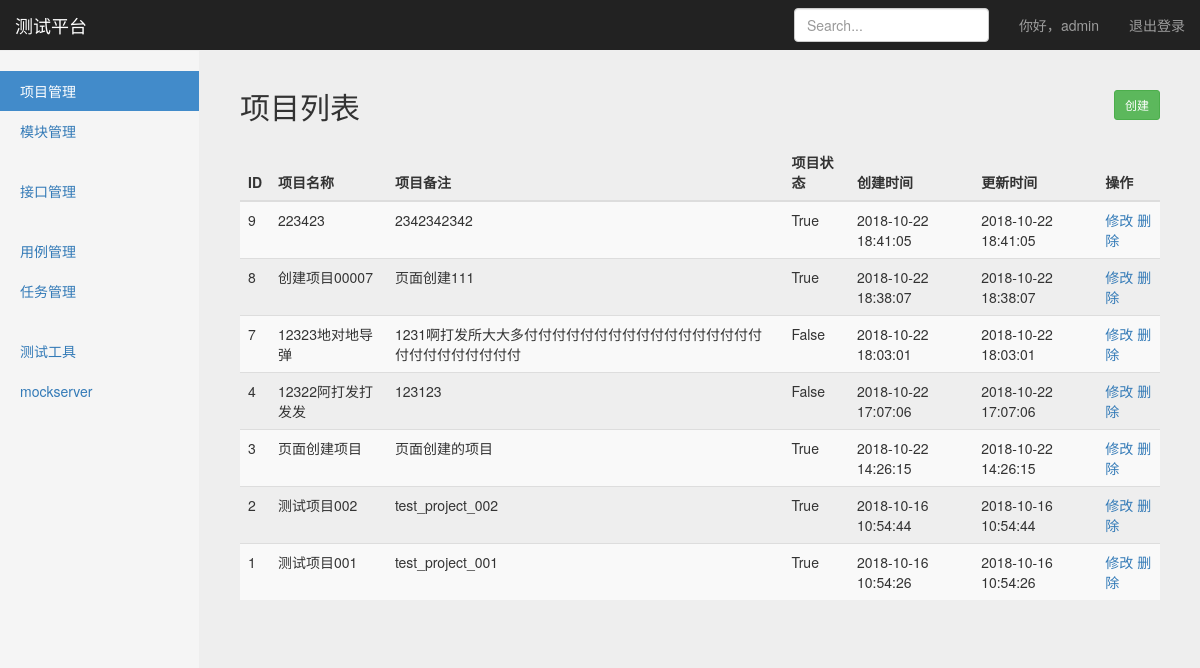
The page /project/project_manage/ (signed in) on the database as committed earlier.
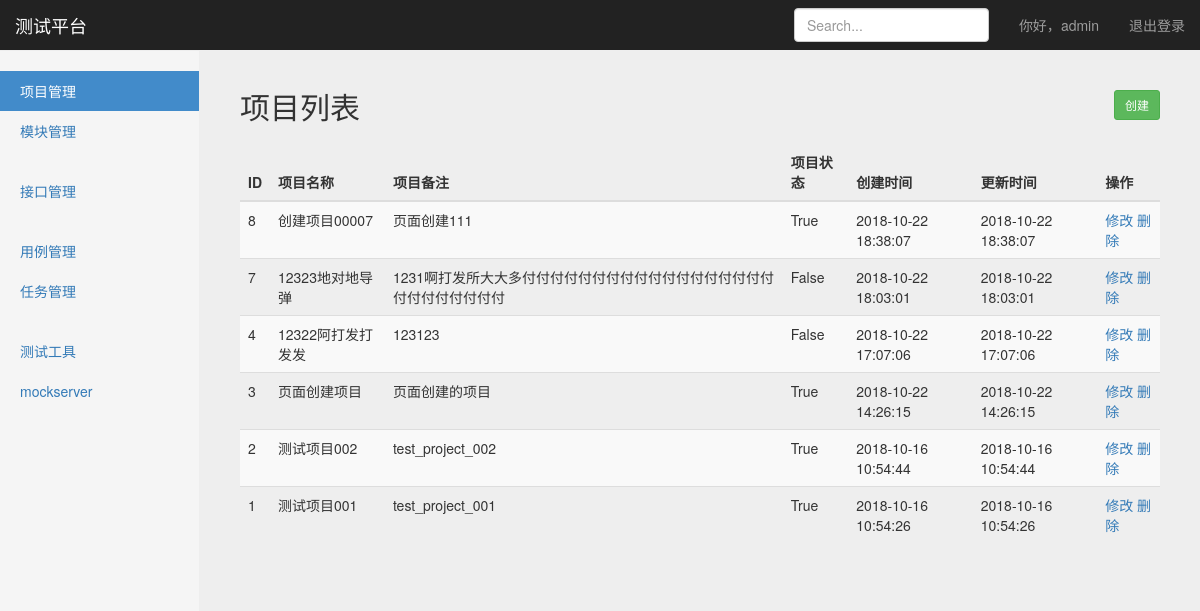
The same page on the database as committed later.
### project_app/models.py (models this page shows, shortened)
class Project(models.Model):
    name = models.CharField('项目名称', max_length=100, blank=False, null=True)
    describe = models.TextField('备注', default='')
    status = models.BooleanField('状态', default=True)
    create_time = models.DateTimeField('创建时间', auto_now=True)
    update_time = models.DateTimeField('更新时间', auto_now=True)

### project_app/views/project_manage_views.py (the view)
# urls.py: path('project_manage/', project_manage_views.project_manage), #项目管理
@login_required #判断用是否登录
def project_manage(request):
    username = request.session.get('user','') #用session替换cookie
    projects = Project.objects.order_by('-update_time') #查出项目，并按照更新时间倒序
    return render(request, 'project_manage/project_manage.html', {
        'user':username,
        'projects':projects,
        'type':'list'
    })

### templates/project_manage/project_manage.html (shortened to what this page needs)
{% extends 'base.html' %}
{% block head %}
    <div class="container-fluid">
      <div class="row">
        <div class="col-sm-3 col-md-2 sidebar">
          <ul class="nav nav-sidebar">
            <li class="active"><a href="/project/project_manage/">项目管理<span class="sr-only">(current)</span></a></li>
            <li><a href="/project/project_module/">模块管理</a></li>
          </ul>
          <ul class="nav nav-sidebar">
            <li><a href="">接口管理</a></li>
          </ul>
          <ul class="nav nav-sidebar">
            <li><a href="">用例管理</a></li>
            <li><a href="">任务管理</a></li>
          </ul>
          <ul class="nav nav-sidebar">
            <li><a href="">测试工具</a></li>
            <li><a href="">mockserver</a></li>
          </ul>
        </div>
      {% if type == 'list' %}
        <div class="col-sm-9 col-sm-offset-3 col-md-10 col-md-offset-2 main">
          <h2 class="sub-header">项目列表
            <button type="button" onclick="window.location.href='/project/project_manage_create/'" class="btn btn-sm btn-success" style="float:right">创建</button>
          </h2>
          <div class="table-responsive">
            <table class="table table-striped">
              <thead>
                <tr>
                  <th>ID</th>
                  <th>项目名称</th>
                  <th>项目备注</th>
                  <th>项目状态</th>
                  <th>创建时间</th>
                  <th>更新时间</th>
                  <th>操作</th>
                </tr>
              </thead>
              <tbody>
                {% for project in projects %}
                <tr>
                  <td>{{ project.id }}</td>
                  <td>{{ project.name }}</td>
                  <td>{{ project.describe }}</td>
                  <td>{{ project.status }}</td>
                  <td>{{ project.create_time|date:"Y-m-d H:i:s" }}</td>
                  <td>{{ project.update_time|date:"Y-m-d H:i:s" }}</td>
                  <td>
                      <a href="/project/project_manage_update/{{ project.id }}/">修改</a>
                      <a href="/project/project_manage_delete/{{ project.id }}/">删除</a>
                  </td>
                </tr>
                {% endfor %}
              </tbody>
            </table>
          </div>
        </div>
      {% endif %}
      </div>
    </div>
{% endblock %}

### templates/base.html (shortened to what this page needs)
<!DOCTYPE html>
<html lang="zh-CN">
  <head>
      {% load static %}
      <link href="{% static 'css/bootstrap.min.css' %}" rel="stylesheet" type="text/css">
      <link href="{%static 'css/signin.css'%}" rel="stylesheet" type="text/css">
      <link href="{% static 'css/dashboard.css' %}" rel="stylesheet" type="text/css">
  </head>
  <body>
    <nav class="navbar navbar-inverse navbar-fixed-top">
      <div class="container-fluid">
        <div class="navbar-header">
          <a class="navbar-brand" href="#">测试平台</a>
        </div>
        <div id="navbar" class="navbar-collapse collapse">
          <ul class="nav navbar-nav navbar-right">
              <li><a href="#">你好，{{ user }}</a></li>
              <li><a href="/logout/">退出登录</a></li>
          </ul>
          <form class="navbar-form navbar-right">
            <input type="text" class="form-control" placeholder="Search...">
          </form>
        </div>
      </div>
    </nav>
  {% block head %}
  {% endblock %}
  </body>
</html>

### static/css/signin.css (style rules this page uses)
body { padding-top: 40px; padding-bottom: 40px; background-color: #eee; }

### static/css/dashboard.css (style rules this page uses)
body { padding-top: 50px; }
.sub-header { padding-bottom: 10px; border-bottom: 1px solid #eee; }
.navbar-fixed-top { border: 0; }
.sidebar { display: none; }
@media (min-width: 768px) { .sidebar { position: fixed; top: 51px; bottom: 0; left: 0; z-index: 1000; display: block; padding: 20px; overflow-x: hidden; overflow-y: auto; background-color: #f5f5f5; border-right: 1px solid #eee; } }
.nav-sidebar { margin-right: -21px; margin-bottom: 20px; margin-left: -20px; }
.nav-sidebar > li > a { padding-right: 20px; padding-left: 20px; }
.nav-sidebar > .active > a, .nav-sidebar > .active > a:hover, .nav-sidebar > .active > a:focus { color: #fff; background-color: #428bca; }
.main { padding: 20px; }
@media (min-width: 768px) { .main { padding-right: 40px; padding-left: 40px; } }

Rows that differ between the two databases and show on the page:
removed Project: id "9", name "223423", describe "2342342342", status "True", create_time "2018-10-22 18:41:05", update_time "2018-10-22 18:41:05"
